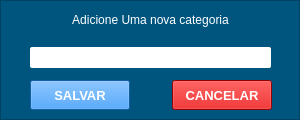
<?xml version="1.0" encoding="UTF-8"?>
<ui version="4.0">
 <class>add_categoria</class>
 <widget class="QMainWindow" name="add_categoria">
  <property name="windowModality">
   <enum>Qt::ApplicationModal</enum>
  </property>
  <property name="geometry">
   <rect>
    <x>0</x>
    <y>0</y>
    <width>300</width>
    <height>120</height>
   </rect>
  </property>
  <property name="minimumSize">
   <size>
    <width>300</width>
    <height>120</height>
   </size>
  </property>
  <property name="maximumSize">
   <size>
    <width>300</width>
    <height>120</height>
   </size>
  </property>
  <property name="windowTitle">
   <string>CADASTRO DE CATEGORIA</string>
  </property>
  <property name="styleSheet">
   <string notr="true">background-color: rgb(0, 85, 127);</string>
  </property>
  <widget class="QWidget" name="centralwidget">
   <layout class="QGridLayout" name="gridLayout">
    <property name="leftMargin">
     <number>0</number>
    </property>
    <property name="topMargin">
     <number>0</number>
    </property>
    <property name="rightMargin">
     <number>0</number>
    </property>
    <property name="bottomMargin">
     <number>0</number>
    </property>
    <property name="spacing">
     <number>0</number>
    </property>
    <item row="0" column="0">
     <widget class="QFrame" name="frame">
      <property name="minimumSize">
       <size>
        <width>300</width>
        <height>120</height>
       </size>
      </property>
      <property name="maximumSize">
       <size>
        <width>300</width>
        <height>120</height>
       </size>
      </property>
      <property name="frameShape">
       <enum>QFrame::StyledPanel</enum>
      </property>
      <property name="frameShadow">
       <enum>QFrame::Raised</enum>
      </property>
      <widget class="QLineEdit" name="Tx_Descricao">
       <property name="geometry">
        <rect>
         <x>30</x>
         <y>47</y>
         <width>241</width>
         <height>21</height>
        </rect>
       </property>
       <property name="sizePolicy">
        <sizepolicy hsizetype="Preferred" vsizetype="Preferred">
         <horstretch>0</horstretch>
         <verstretch>0</verstretch>
        </sizepolicy>
       </property>
       <property name="maximumSize">
        <size>
         <width>16777215</width>
         <height>30</height>
        </size>
       </property>
       <property name="focusPolicy">
        <enum>Qt::WheelFocus</enum>
       </property>
       <property name="styleSheet">
        <string notr="true">QLineEdit{
background-color: rgb(255, 255, 255);
border-radius: 2px;
color: #000;
font: 13px &quot;Arial&quot; ;

}
QLineEdit:Focus {
border: 1px solid red;
}</string>
       </property>
       <property name="placeholderText">
        <string/>
       </property>
       <property name="clearButtonEnabled">
        <bool>true</bool>
       </property>
      </widget>
      <widget class="QPushButton" name="Bt_Salvar">
       <property name="geometry">
        <rect>
         <x>30</x>
         <y>80</y>
         <width>100</width>
         <height>30</height>
        </rect>
       </property>
       <property name="sizePolicy">
        <sizepolicy hsizetype="Preferred" vsizetype="Preferred">
         <horstretch>0</horstretch>
         <verstretch>0</verstretch>
        </sizepolicy>
       </property>
       <property name="maximumSize">
        <size>
         <width>100</width>
         <height>30</height>
        </size>
       </property>
       <property name="font">
        <font>
         <family>Tahoma</family>
         <pointsize>10</pointsize>
         <weight>75</weight>
         <bold>true</bold>
        </font>
       </property>
       <property name="cursor">
        <cursorShape>PointingHandCursor</cursorShape>
       </property>
       <property name="focusPolicy">
        <enum>Qt::NoFocus</enum>
       </property>
       <property name="contextMenuPolicy">
        <enum>Qt::ActionsContextMenu</enum>
       </property>
       <property name="styleSheet">
        <string notr="true">QPushButton {
background-color: #1E87F0;
color: #FFF
 }
QPushButton:hover{
background-color: rgb(0, 152, 222);
}</string>
       </property>
       <property name="text">
        <string>SALVAR</string>
       </property>
       <property name="icon">
        <iconset>
         <normaloff>:/salvar/salvar.png</normaloff>:/salvar/salvar.png</iconset>
       </property>
       <property name="iconSize">
        <size>
         <width>50</width>
         <height>25</height>
        </size>
       </property>
      </widget>
      <widget class="QPushButton" name="Bt_Cancelar">
       <property name="geometry">
        <rect>
         <x>172</x>
         <y>80</y>
         <width>100</width>
         <height>30</height>
        </rect>
       </property>
       <property name="sizePolicy">
        <sizepolicy hsizetype="Preferred" vsizetype="Preferred">
         <horstretch>0</horstretch>
         <verstretch>0</verstretch>
        </sizepolicy>
       </property>
       <property name="maximumSize">
        <size>
         <width>100</width>
         <height>30</height>
        </size>
       </property>
       <property name="font">
        <font>
         <pointsize>10</pointsize>
         <weight>75</weight>
         <bold>true</bold>
        </font>
       </property>
       <property name="cursor">
        <cursorShape>PointingHandCursor</cursorShape>
       </property>
       <property name="focusPolicy">
        <enum>Qt::NoFocus</enum>
       </property>
       <property name="contextMenuPolicy">
        <enum>Qt::ActionsContextMenu</enum>
       </property>
       <property name="styleSheet">
        <string notr="true">QPushButton {
background-color: rgb(208, 0, 0);
color: #FFF
 }
QPushButton:hover{
background-color: rgb(218, 0, 0);
}</string>
       </property>
       <property name="text">
        <string>CANCELAR</string>
       </property>
       <property name="icon">
        <iconset>
         <normaloff>:/sair/delete_delete_exit_1577.png</normaloff>:/sair/delete_delete_exit_1577.png</iconset>
       </property>
       <property name="iconSize">
        <size>
         <width>75</width>
         <height>25</height>
        </size>
       </property>
      </widget>
      <widget class="QLabel" name="label">
       <property name="geometry">
        <rect>
         <x>30</x>
         <y>10</y>
         <width>241</width>
         <height>20</height>
        </rect>
       </property>
       <property name="styleSheet">
        <string notr="true">font: 75 12pt &quot;MS Shell Dlg 2&quot;;
color: rgb(255, 255, 255);
background-color: rgb(0, 85, 127);</string>
       </property>
       <property name="text">
        <string>Adicione Uma nova categoria</string>
       </property>
       <property name="alignment">
        <set>Qt::AlignCenter</set>
       </property>
      </widget>
     </widget>
    </item>
   </layout>
  </widget>
 </widget>
 <resources/>
 <connections/>
</ui>
